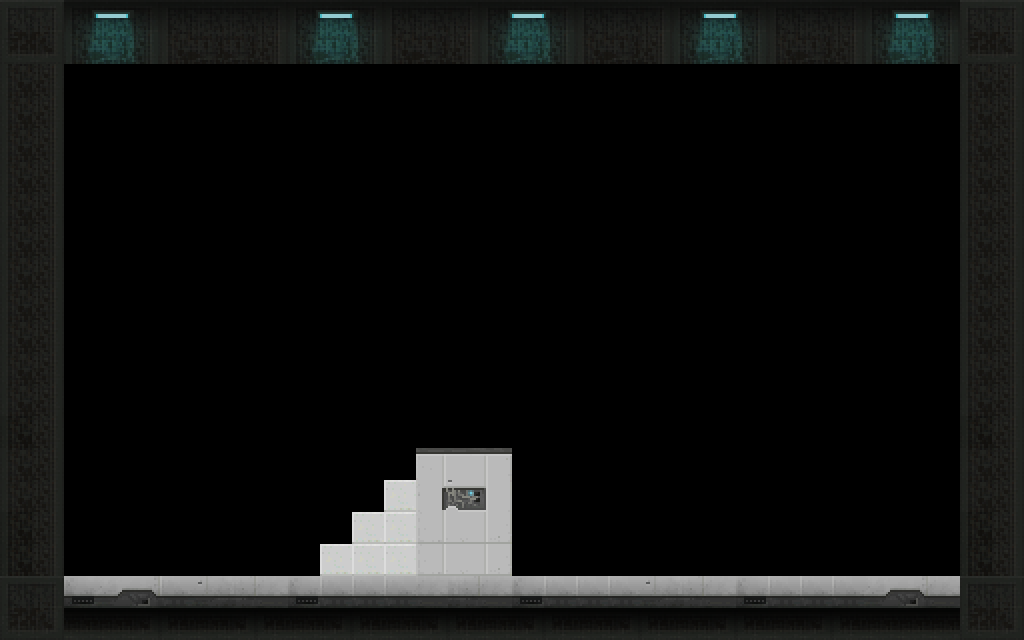

This game map was drawn from its Tiled (.tmx) file and the tilesets committed beside it. A one-line description and the full map source follow:
An orthogonal 32x20 tile map with 32x32 px tiles, 1 tile layer (Tile Layer 1), 3 tilesets and 10 objects (doorbegin, doorfinish, ceiling, right wall, left wall, ...).

<map version="1.2" tiledversion="1.2.1" orientation="orthogonal" renderorder="right-down" width="32" height="20" tilewidth="32" tileheight="32" infinite="0" nextlayerid="5" nextobjectid="14">
 <tileset firstgid="1" source="DungeonSet.tsx" />
 <tileset firstgid="73" source="platformer_tileset.tsx" />
 <tileset firstgid="409" source="scifi_platformTiles_32x32.tsx" />
 <layer id="1" name="Tile Layer 1" width="32" height="20">
  <data encoding="csv">
1074,1076,969,970,971,972,973,973,974,969,970,971,972,973,974,969,970,971,972,973,974,969,970,971,972,973,974,969,970,971,1074,1076,
1144,1146,1004,1005,1006,1007,1008,1008,1009,1004,1005,1006,1007,1008,1009,1004,1005,1006,1007,1008,1009,1004,1005,1006,1007,1008,1009,1004,1005,1006,1144,1146,
1109,1111,0,0,0,0,0,0,0,0,0,0,0,0,0,0,0,0,0,0,0,0,0,0,0,0,0,0,0,0,1109,1111,
1109,1111,0,0,0,0,0,0,0,0,0,0,0,0,0,0,0,0,0,0,0,0,0,0,0,0,0,0,0,0,1109,1111,
1109,1111,0,0,0,0,0,0,0,0,0,0,0,0,0,0,0,0,0,0,0,0,0,0,0,0,0,0,0,0,1109,1111,
1109,1111,0,0,0,0,0,0,0,0,0,0,0,0,0,0,0,0,0,0,0,0,0,0,0,0,0,0,0,0,1109,1111,
1109,1111,0,0,0,0,0,0,0,0,0,0,0,0,0,0,0,0,0,0,0,0,0,0,0,0,0,0,0,0,1109,1111,
1109,1111,0,0,0,0,0,0,0,0,0,0,0,0,0,0,0,0,0,0,0,0,0,0,0,0,0,0,0,0,1109,1111,
1109,1111,0,0,0,0,0,0,0,0,0,0,0,0,0,0,0,0,0,0,0,0,0,0,0,0,0,0,0,0,1109,1111,
1109,1111,0,0,0,0,0,0,0,0,0,0,0,0,0,0,0,0,0,0,0,0,0,0,0,0,0,0,0,0,1109,1111,
1109,1111,0,0,0,0,0,0,0,0,0,0,0,0,0,0,0,0,0,0,0,0,0,0,0,0,0,0,0,0,1109,1111,
1109,1111,0,0,0,0,0,0,0,0,0,0,0,0,0,0,0,0,0,0,0,0,0,0,0,0,0,0,0,0,1109,1111,
1109,1111,0,0,0,0,0,0,0,0,0,0,0,0,0,0,0,0,0,0,0,0,0,0,0,0,0,0,0,0,1109,1111,
645,1111,0,0,0,0,0,0,0,0,0,0,0,0,0,0,0,0,0,0,0,0,0,0,0,0,0,0,0,0,645,1111,
1109,1111,0,0,0,0,0,0,0,0,0,0,0,657,658,659,0,0,0,0,0,0,0,0,0,0,0,0,0,0,1109,1111,
1109,1111,0,0,0,0,0,0,0,0,0,0,987,692,693,694,0,0,0,0,0,0,0,0,0,0,0,0,0,0,1109,1111,
645,1111,0,0,0,0,0,0,0,0,0,987,987,727,728,729,0,0,0,0,0,0,0,0,0,0,0,0,0,0,645,1111,
645,1111,0,0,0,0,0,0,0,0,987,987,987,727,728,729,0,0,0,0,0,0,0,0,0,0,0,0,0,0,645,1111,
1074,1076,829,830,831,832,833,834,835,829,832,832,832,835,834,835,829,832,832,832,833,834,835,829,832,832,832,830,831,835,1074,1076,
1144,1146,576,576,577,575,576,577,575,576,577,575,576,577,575,576,577,575,576,577,575,576,577,575,576,577,575,576,576,576,1144,1146
</data>
 </layer>
 <objectgroup id="2" name="DoorStart">
  <object id="12" name="doorbegin" x="96" y="544" width="32" height="32" />
 </objectgroup>
 <objectgroup id="3" name="DoorEnd">
  <object id="13" name="doorfinish" x="896" y="544" width="32" height="32" />
 </objectgroup>
 <objectgroup id="4" name="Walls">
  <object id="1" name="ceiling" x="0" y="0" width="1024" height="64" />
  <object id="2" name="right wall" x="960" y="64" width="64" height="576" />
  <object id="3" name="left wall" x="0" y="64" width="64" height="576" />
  <object id="4" name="floor" x="64" y="576" width="896" height="64" />
  <object id="8" name="steps2" x="416" y="448" width="96" height="128" />
  <object id="9" name="steps1" x="352" y="512" width="64" height="64" />
  <object id="10" name="steps1-1" x="384" y="480" width="32" height="32" />
  <object id="11" name="steps0" x="320" y="544" width="32" height="32" />
 </objectgroup>
</map>
